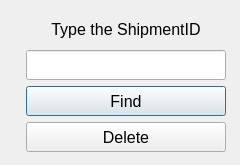
<?xml version="1.0" encoding="UTF-8"?>
<ui version="4.0">
 <class>EditSelectWindow</class>
 <widget class="QDialog" name="EditSelectWindow">
  <property name="geometry">
   <rect>
    <x>0</x>
    <y>0</y>
    <width>240</width>
    <height>165</height>
   </rect>
  </property>
  <property name="minimumSize">
   <size>
    <width>240</width>
    <height>165</height>
   </size>
  </property>
  <property name="maximumSize">
   <size>
    <width>240</width>
    <height>165</height>
   </size>
  </property>
  <property name="windowTitle">
   <string>Edit Dialog</string>
  </property>
  <layout class="QFormLayout" name="formLayout">
   <property name="formAlignment">
    <set>Qt::AlignCenter</set>
   </property>
   <item row="0" column="1">
    <layout class="QVBoxLayout" name="verticalLayout">
     <item>
      <widget class="QLabel" name="label">
       <property name="minimumSize">
        <size>
         <width>200</width>
         <height>30</height>
        </size>
       </property>
       <property name="maximumSize">
        <size>
         <width>200</width>
         <height>30</height>
        </size>
       </property>
       <property name="font">
        <font>
         <family>Arial</family>
         <pointsize>12</pointsize>
        </font>
       </property>
       <property name="text">
        <string>Type the ShipmentID</string>
       </property>
       <property name="alignment">
        <set>Qt::AlignCenter</set>
       </property>
      </widget>
     </item>
     <item>
      <widget class="QLineEdit" name="lineEdit">
       <property name="minimumSize">
        <size>
         <width>200</width>
         <height>30</height>
        </size>
       </property>
       <property name="maximumSize">
        <size>
         <width>200</width>
         <height>30</height>
        </size>
       </property>
       <property name="font">
        <font>
         <family>Arial</family>
         <pointsize>12</pointsize>
        </font>
       </property>
       <property name="alignment">
        <set>Qt::AlignCenter</set>
       </property>
      </widget>
     </item>
     <item>
      <widget class="QPushButton" name="buttonFind">
       <property name="minimumSize">
        <size>
         <width>200</width>
         <height>30</height>
        </size>
       </property>
       <property name="maximumSize">
        <size>
         <width>200</width>
         <height>30</height>
        </size>
       </property>
       <property name="font">
        <font>
         <family>Arial</family>
         <pointsize>12</pointsize>
        </font>
       </property>
       <property name="text">
        <string>Find</string>
       </property>
      </widget>
     </item>
     <item>
      <widget class="QPushButton" name="buttonDelete">
       <property name="minimumSize">
        <size>
         <width>200</width>
         <height>30</height>
        </size>
       </property>
       <property name="maximumSize">
        <size>
         <width>200</width>
         <height>30</height>
        </size>
       </property>
       <property name="font">
        <font>
         <family>Arial</family>
         <pointsize>12</pointsize>
        </font>
       </property>
       <property name="text">
        <string>Delete</string>
       </property>
      </widget>
     </item>
    </layout>
   </item>
  </layout>
 </widget>
 <resources/>
 <connections/>
</ui>
